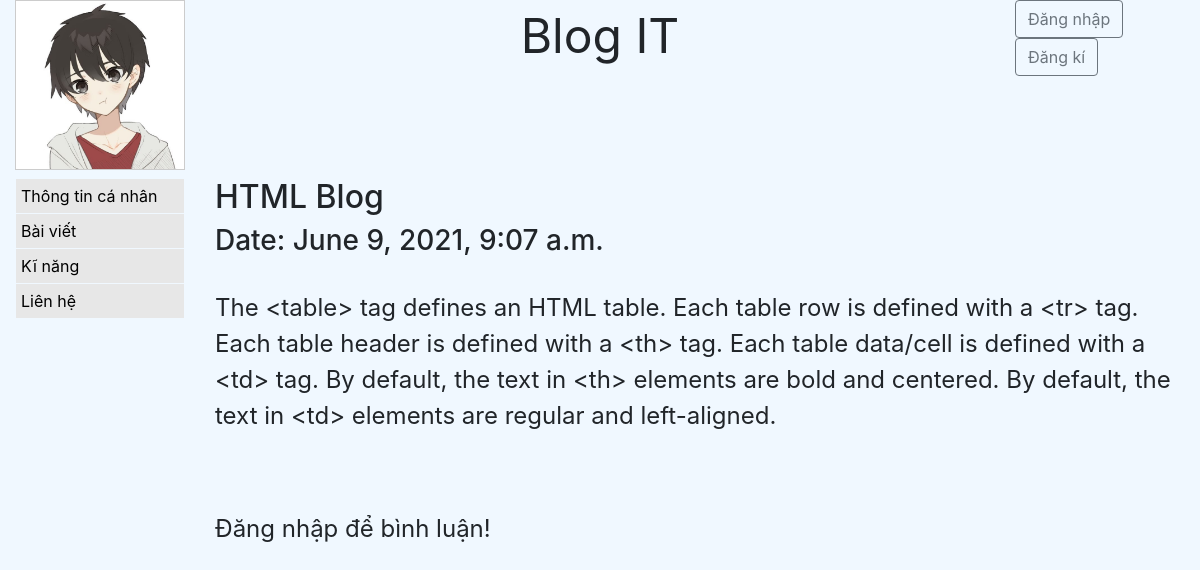
/blog/3/, run on an earlier commit of the app's database.
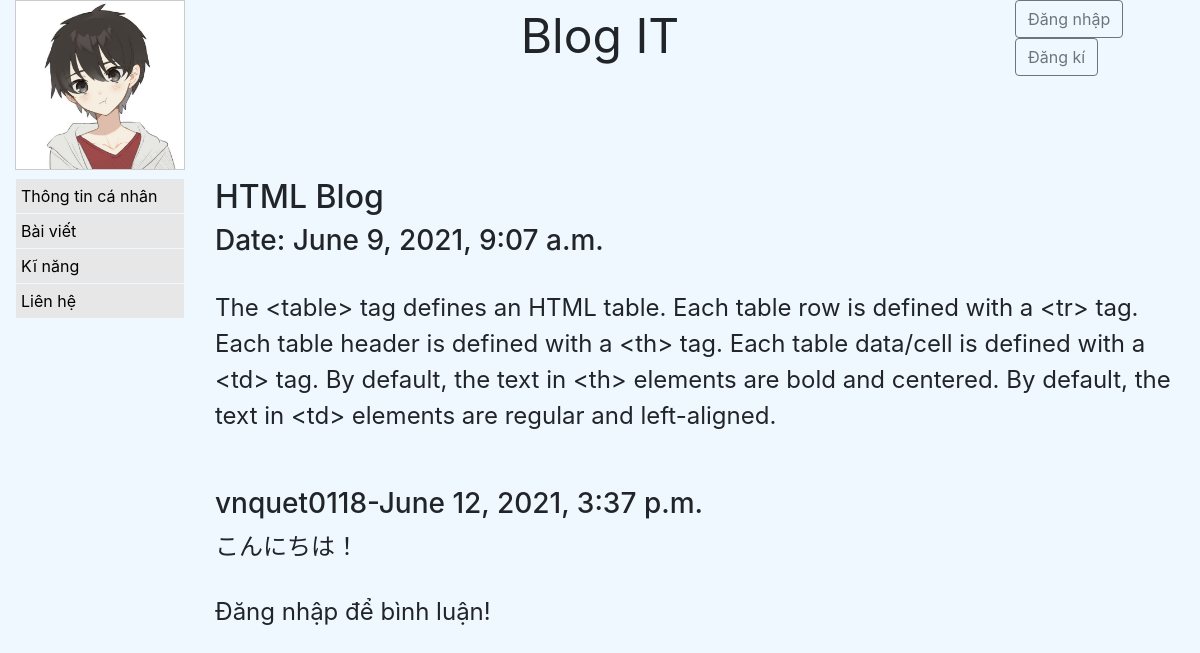
And on a later commit of the database.
### blog/models.py (models this page shows, shortened)
class Post(models.Model):
    title = models.CharField(max_length=100)
    body = models.TextField()
    date = models.DateTimeField(auto_now_add=True)
    description = models.CharField(max_length=100, null=True)
    image = models.ImageField(null=True)
    class Meta:
        ordering = ['-date', 'title']

class Comment(models.Model):
    author = models.ForeignKey(settings.AUTH_USER_MODEL, on_delete=models.CASCADE)
    post = models.ForeignKey(Post, on_delete=models.CASCADE, related_name="comments")
    date = models.DateTimeField(auto_now_add=True)
    body = models.TextField()
    class Meta:
        ordering = ['-date']

### blog/views.py (the view)
# urls.py: path('<int:pk>/', view=views.show_detail_post, name='show_detail_post'),
def show_detail_post(request, pk):
    post = Post.objects.get(pk=pk)
    form = CommentForm()
    if request.method == 'POST':
        form = CommentForm(request.POST, author=request.user, post=post)
        if form.is_valid():
            form.save()
            return HttpResponseRedirect('./')
    return render(request, 'posts/post_detail.html', {'post':post, 'form':form})

### blog/templates/posts/post_detail.html (shortened to what this page needs)
{% extends 'pages/base.html' %}
{% block content %}
    <h2>{{post.title}}</h2>
    <h3>Date: {{post.date}}</h3>
    <br>
    <p>{{post.body}}</p>
    <br><br>
    {% for comment in post.comments.all %}
        <h3>{{comment.author.username}}-<span>{{comment.date}}</span></h3>
        <p>{{comment.body}}</p>
    {% endfor %}
    {% if user.username %}
        <form action="." method="POST">
            {% csrf_token %}
            {{form.body}}
            <br>
            <input type="submit" value="Gửi" class="btn btn-info">
        </form>
    {% else %}
        <br>
        <p>Đăng nhập để bình luận!</p>
    {% endif %}
{% endblock content %}

### home/templates/pages/base.html (shortened to what this page needs)
<!DOCTYPE html>
<html lang="en">
<head>
    {% load static %}
    <link rel="stylesheet" href="https://maxcdn.bootstrapcdn.com/bootstrap/4.5.2/css/bootstrap.min.css">
</head>
<body>
    <div class="container-fluid">
        <div class="row">
            <div class="col-sm-2">
                <div class="avatar">
                    <img src="{% static 'image/avatar.jpg' %}" alt="avatar">
                </div>
            </div>
            <div class="col-sm-8">
                <div class="header">
                    <p>Blog IT</p>
                </div>
            </div>
            <div class="col-sm-2">
                {% if user.username %}
                    <p>Xin chào {{user.username}}!</p>
                    <a href="{% url 'logout' %}" class="btn btn-outline-secondary">Đăng xuất</a>
                {% else %}
                    <a href="{% url 'login' %}" class="btn btn-outline-secondary">Đăng nhập</a>
                    <a href="{% url 'register' %}" class="btn btn-outline-secondary">Đăng kí</a>
                {% endif %}
            </div>
        </div>
        <div class="row pt-2">
            <div class="col-sm-2">
                <div class="my-nav">
                    <ul>
                        <li><a href="/">Thông tin cá nhân</a></li>
                        <li><a href="{% url 'show_list_post' %}">Bài viết </a></li>
                        <li><a href="{% url 'show_list_skill' %}">Kĩ năng</a></li>
                        <li><a href="{% url 'contact' %}">Liên hệ</a></li>
                    </ul>
                </div>
            </div>
            <div class="col-sm-10">
                <div class="content">
                    {% block content %}
                    {% endblock content %}
                </div>
            </div>
        </div>
    </div>
</body>
</html>

### home/templates/pages/base.html (style rules this page uses)
* { box-sizing: border-box; }
body { background-color:aliceblue; }
.avatar { border: 1px solid #ccc; }
.avatar img { width: 100%; height: auto; }
.header { text-align: center; }
.header p { margin: 0; font-size:4vw; }
.my-nav ul { list-style-type: none; padding: 0; margin: 0; }
.my-nav li { margin: 1px; }
.my-nav a { display: block; color: black; text-decoration: none; padding: 5px; background-color: rgb(231, 231, 231); }
.content p { margin-top: 0; margin-bottom: 5px; font-size: 2vw; }

What changed in the data, as far as the page shows it:
added Comment: author.username "vnquet0118", date "June 12, 2021, 3:37 p.m.", body "こんにちは！"
